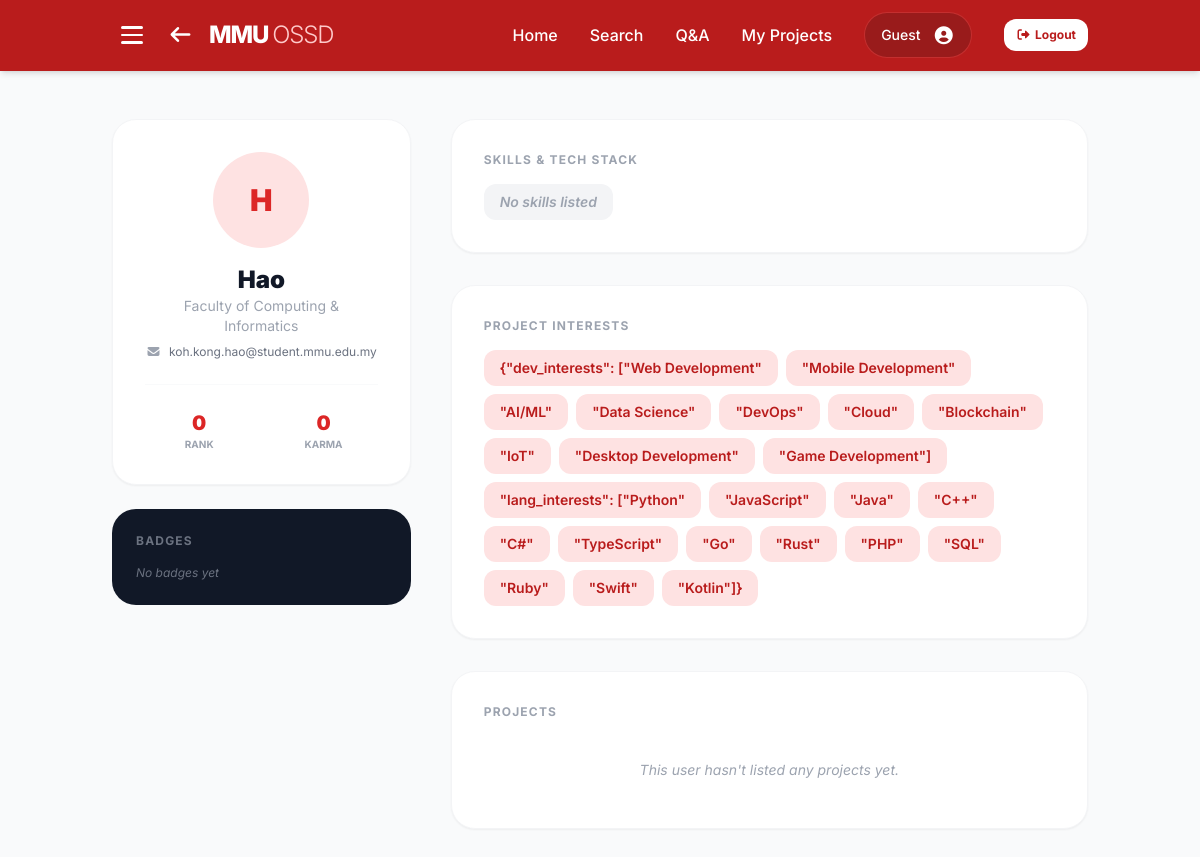
Page /user/1 on the committed database.
### website/models.py (models this page shows)
class User(db.Model):
    __tablename__ = 'users'
    id = db.Column(db.Integer, primary_key=True, autoincrement=True)
    email = db.Column(db.String(255), unique=True, nullable=False)
    password_hash = db.Column(db.String(255))
    name = db.Column(db.String(255), nullable=False, default='MMU Student')
    faculty = db.Column(db.String(255), nullable=False, default='Faculty of Computing & Informatics')
    bio = db.Column(db.Text, default='')
    avatar_path = db.Column(db.String(255), default='')
    interests = db.Column(db.Text, default='')  # Comma-separated project interests
    rank = db.Column(db.Integer, nullable=False, default=0)
    karma = db.Column(db.Integer, nullable=False, default=0)
    created_at = db.Column(db.DateTime, nullable=False, default=datetime.utcnow)
    is_verified = db.Column(db.Boolean, default=False)
    otp = db.Column(db.String(6), nullable=True)
    last_seen = db.Column(db.DateTime, nullable=True)
    skills = db.relationship('Skill', backref='user', lazy=True, cascade='all, delete-orphan')
    badges = db.relationship('Badge', backref='user', lazy=True, cascade='all, delete-orphan')
    comments = db.relationship('Comment', backref='user', lazy=True, cascade='all, delete-orphan')
    projects = db.relationship('Project', backref='user', lazy=True, cascade='all, delete-orphan')
    suggestions = db.relationship('Suggestion', backref='user', lazy=True, cascade='all, delete-orphan')
    questions = db.relationship('Question', backref='author', lazy=True, cascade='all, delete-orphan')
    question_likes = db.relationship('QuestionLike', backref='user', lazy=True, cascade='all, delete-orphan')
    question_favorites = db.relationship('QuestionFavorite', backref='user', lazy=True, cascade='all, delete-orphan')
    question_comments = db.relationship('QuestionComment', backref='user', lazy=True, cascade='all, delete-orphan')
    starred_projects = db.relationship('ProjectStar', backref='user', lazy=True, cascade='all, delete-orphan')
    settings = db.relationship('UserSettings', backref='user', uselist=False, cascade='all, delete-orphan')

### website/views.py (the view)
@views.route('/user/<int:user_id>')
def view_user_profile(user_id):
    user = User.query.get_or_404(user_id)
    return render_template("User_Profile.html", profile_user=user, current_user=get_current_user())

### website/views.py (called while the page is built)
def get_current_user():
    email = session.get('user_email', 'student@mmu.edu.my')
    user = User.query.filter_by(email=email).first()
    return user

### website/templates/User_Profile.html (shortened to what this page needs)
<!DOCTYPE html>
<html lang="en">
<head>
    <script src="https://cdn.tailwindcss.com"></script>
    <link href="https://cdnjs.cloudflare.com/ajax/libs/font-awesome/7.0.1/css/all.min.css" rel="stylesheet">
</head>
<body class="bg-gray-50 text-gray-900">
    <nav class="bg-red-700 text-white shadow-md sticky top-0 z-50">
        <div class="container mx-auto px-6 py-3 flex items-center justify-between">
            <div class="flex items-center gap-4">
                <button id="menu-btn" class="hamburger" aria-label="Toggle menu" aria-expanded="false">
                    <span class="bar"></span>
                    <span class="bar"></span>
                    <span class="bar"></span>
                </button>
                <a href="{{ url_for('views.home') }}" class="hover:opacity-80 transition flex items-center gap-4">
                    <i class="fas fa-arrow-left text-xl"></i>
                    <h1 class="text-2xl font-extrabold tracking-tighter">
                        MMU <span class="font-light text-red-200">OSSD</span>
                    </h1>
                </a>
            </div>
            <div class="hidden md:flex space-x-8 items-center font-medium">
                <a href="{{ url_for('views.home') }}" class="hover:text-red-200 transition">Home</a>
                <a href="{{ url_for('views.search') }}" class="hover:text-red-200 transition">Search</a>
                <a href="{{ url_for('views.qna_page') }}" class="hover:text-red-200 transition">Q&A</a>
                <a href="{{ url_for('views.my_projects') }}" class="hover:text-red-200 transition">My Projects</a>
                <a href="{{ url_for('views.profile') }}" class="bg-red-800 px-4 py-2 rounded-full flex items-center space-x-3 border border-red-500/50 cursor-pointer hover:bg-red-900 transition">
                    <span id="nav-email" class="text-sm">{{ session.get('user_email', 'Guest') }}</span>
                    <i class="fas fa-user-circle text-lg"></i>
                </a>
                <button id="logout-btn"
                    class="bg-white text-red-700 hover:bg-red-50 text-xs font-bold px-3 py-2 rounded-xl transition">
                    <i class="fas fa-sign-out-alt mr-1"></i>Logout
                </button>
            </div>
        </div>
    </nav>
    <main class="container mx-auto px-6 py-12 fade-in">
        <div class="grid grid-cols-1 lg:grid-cols-3 gap-10">
            <div class="space-y-6">
                <div class="bg-white p-8 rounded-3xl shadow-sm border border-gray-100 text-center">
                    <div class="relative w-24 h-24 mx-auto mb-4">
                        <div id="avatar-initials" class="w-24 h-24 bg-red-100 text-red-600 rounded-full flex items-center justify-center text-3xl font-black">
                            {{ profile_user.name[0] | upper }}
                        </div>
                    </div>
                    <h2 class="text-2xl font-black">{{ profile_user.name }}</h2>
                    <p class="text-gray-400 text-sm">{{ profile_user.faculty }}</p>
                    <p class="text-gray-500 text-xs mt-2 flex items-center justify-center gap-2">
                        <i class="fas fa-envelope text-gray-400"></i>
                        <span>{{ profile_user.email }}</span>
                    </p>
                    <div class="mt-6 pt-6 border-t border-gray-50 grid grid-cols-2 gap-4">
                        <div>
                            <p class="text-xl font-black text-red-600">{{ profile_user.rank }}</p>
                            <p class="text-[10px] uppercase font-bold text-gray-400">Rank</p>
                        </div>
                        <div>
                            <p class="text-xl font-black text-red-600">{{ profile_user.karma }}</p>
                            <p class="text-[10px] uppercase font-bold text-gray-400">Karma</p>
                        </div>
                    </div>
                </div>
                <div class="bg-gray-900 p-6 rounded-3xl text-white">
                    <h3 class="text-xs font-bold text-gray-500 uppercase tracking-widest mb-4">Badges</h3>
                    <div class="flex gap-3">
                        {% if not profile_user.badges %}
                            <p class="text-xs text-gray-500 italic">No badges yet</p>
                        {% endif %}
                    </div>
                </div>
            </div>
            <div class="lg:col-span-2 space-y-8">
                <section class="bg-white p-8 rounded-3xl border border-gray-100 shadow-sm">
                    <h3 class="text-xs font-bold text-gray-400 uppercase tracking-widest mb-4">Skills &amp; Tech Stack</h3>
                    <div id="display-skills" class="flex flex-wrap gap-2">
                        {% if profile_user.skills %}
                            {% for skill in profile_user.skills %}
                                <span class="bg-gray-100 px-4 py-2 rounded-xl text-sm font-semibold text-gray-700">{{ skill.skill }}</span>
                            {% endfor %}
                        {% else %}
                            <span class="bg-gray-100 px-4 py-2 rounded-xl text-sm font-semibold text-gray-400 italic">No skills listed</span>
                        {% endif %}
                    </div>
                </section>
                <section class="bg-white p-8 rounded-3xl border border-gray-100 shadow-sm">
                    <h3 class="text-xs font-bold text-gray-400 uppercase tracking-widest mb-4">Project Interests</h3>
                    <div id="display-interests" class="flex flex-wrap gap-2">
                        {% if profile_user.interests %}
                            {% for interest in profile_user.interests.split(',') %}
                                {% if interest.strip() %}
                                    <span class="bg-red-100 px-4 py-2 rounded-xl text-sm font-semibold text-red-700">{{ interest.strip() }}</span>
                                {% endif %}
                            {% endfor %}
                        {% else %}
                            <span class="bg-gray-100 px-4 py-2 rounded-xl text-sm font-semibold text-gray-400 italic">No interests set</span>
                        {% endif %}
                    </div>
                </section>
                <section class="bg-white p-8 rounded-3xl border border-gray-100 shadow-sm">
                    <h3 class="text-xs font-bold text-gray-400 uppercase tracking-widest mb-6">Projects</h3>
                    <div id="projects-list" class="space-y-4">
                        {% if profile_user.projects %}
                            {% for project in profile_user.projects %}
                            <a href="{{ url_for('views.project_page', project_id=project.id) }}" class="block">
                                <div class="flex items-center justify-between p-4 border border-gray-100 rounded-2xl hover:bg-red-50 hover:border-red-200 transition cursor-pointer">
                                    <div>
                                        <h4 class="font-bold text-gray-800">{{ project.project_name }}</h4>
                                        <p class="text-xs text-gray-400 mt-1">{{ project.status }} • {{ project.contributors }} Contributors</p>
                                    </div>
                                    <i class="fas fa-chevron-right text-gray-300"></i>
                                </div>
                            </a>
                            {% endfor %}
                        {% else %}
                            <div class="text-gray-400 text-sm italic text-center py-4">This user hasn't listed any projects yet.</div>
                        {% endif %}
                    </div>
                </section>
            </div>
        </div>
    </main>
</body>
</html>

### website/templates/User_Profile.html (style rules this page uses)
body { font-family: 'Inter', sans-serif; }
.fade-in { animation: fadeIn 0.35s ease both; }
.hamburger { display: flex; flex-direction: column; justify-content: center; align-items: center; width: 40px; height: 40px; cursor: pointer; border: none; background: transparent; border-radius: 8px; padding: 6px; gap: 5px; transition: background 0.2s ease; position: relative; }
.hamburger .bar { display: block; width: 22px; height: 2.5px; border-radius: 99px; background: #fff; transition: transform 0.35s cubic-bezier(0.23, 1, 0.32, 1), opacity 0.25s ease, width 0.3s ease; transform-origin: center; }

### rows in the picture
User: name "H", name "Hao", faculty "Faculty of Computing & Informatics", email "koh.kong.hao@student.mmu.edu.my", rank "0", karma "0"

### other values in the picture
{{ session.get('user_email', 'Guest') }} "Guest"
{{ interest.strip() }} "{\"dev_interests\": [\"Web Development\"" "\"Mobile Development\"" "\"AI/ML\"" "\"Data Science\"" "\"DevOps\"" "\"Cloud\"" "\"Blockchain\"" "\"IoT\"" "\"Desktop Development\"" "\"Game Development\"]" "\"lang_interests\": [\"Python\"" "\"JavaScript\"" "\"Java\"" "\"C++\"" "\"C#\"" "\"TypeScript\"" "\"Go\"" "\"Rust\"" "\"PHP\"" "\"SQL\"" "\"Ruby\"" "\"Swift\"" "\"Kotlin\"]}"
